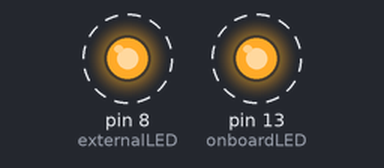
Bench run of a sketch on a simulated Arduino Uno, built with avr-gcc and run on an emulated ATmega328P. Shown: output pins drawn as LEDs (lit = HIGH). Dashed ring = blinking.

Above: at 0.5 s.
Timing chart, 0 to 4.6 s (numbered marks = the images above):
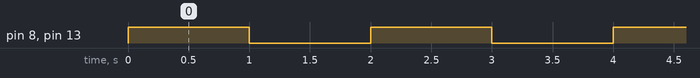

Measured:
- by itself, pin 8 (externalLED), pin 13 (onboardLED): alternates HIGH for 1.0 s and LOW for 1.0 s

The sketch:

led_blink.ino
```cpp
// Pin definitions
const int onboardLED = 13;
const int externalLED = 8;

void setup() {
  pinMode(onboardLED, OUTPUT);
  pinMode(externalLED, OUTPUT);
}

void loop() {
  digitalWrite(onboardLED, HIGH);
  digitalWrite(externalLED, HIGH);
  delay(1000);

  digitalWrite(onboardLED, LOW);
  digitalWrite(externalLED, LOW);
  delay(1000);
}
```
